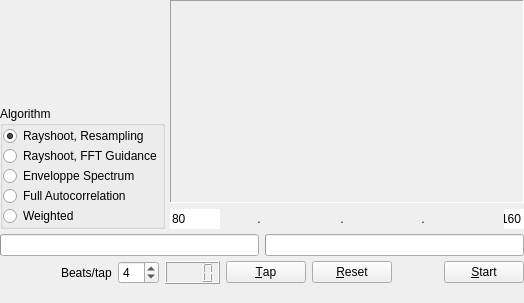
<ui version="4.0" >
 <class>CountDialog</class>
 <widget class="QWidget" name="CountDialog" >
  <property name="geometry" >
   <rect>
    <x>0</x>
    <y>0</y>
    <width>524</width>
    <height>303</height>
   </rect>
  </property>
  <property name="windowTitle" >
   <string>Form</string>
  </property>
  <layout class="QGridLayout" >
   <property name="margin" >
    <number>0</number>
   </property>
   <property name="spacing" >
    <number>5</number>
   </property>
   <item row="1" column="0" >
    <widget class="QGroupBox" name="algorithm" >
     <property name="title" >
      <string>Algorithm</string>
     </property>
     <layout class="QGridLayout" >
      <property name="margin" >
       <number>0</number>
      </property>
      <property name="spacing" >
       <number>0</number>
      </property>
      <item row="4" column="0" >
       <widget class="QRadioButton" name="weightedEnvCor" >
        <property name="text" >
         <string>Weighted</string>
        </property>
        <property name="checked" >
         <bool>false</bool>
        </property>
       </widget>
      </item>
      <item row="3" column="0" >
       <widget class="QRadioButton" name="fullAutoCorrelation" >
        <property name="text" >
         <string>Full Autocorrelation</string>
        </property>
       </widget>
      </item>
      <item row="2" column="0" >
       <widget class="QRadioButton" name="enveloppeSpectrum" >
        <property name="text" >
         <string>Enveloppe Spectrum</string>
        </property>
       </widget>
      </item>
      <item row="1" column="0" >
       <widget class="QRadioButton" name="ultraLongFFT" >
        <property name="text" >
         <string>Rayshoot, FFT Guidance</string>
        </property>
        <property name="checked" >
         <bool>false</bool>
        </property>
       </widget>
      </item>
      <item row="0" column="0" >
       <widget class="QRadioButton" name="resamplingScan" >
        <property name="text" >
         <string>Rayshoot, Resampling</string>
        </property>
        <property name="checked" >
         <bool>true</bool>
        </property>
       </widget>
      </item>
     </layout>
    </widget>
   </item>
   <item row="0" column="0" >
    <spacer>
     <property name="orientation" >
      <enum>Qt::Vertical</enum>
     </property>
     <property name="sizeType" >
      <enum>QSizePolicy::Expanding</enum>
     </property>
     <property name="sizeHint" >
      <size>
       <width>20</width>
       <height>51</height>
      </size>
     </property>
    </spacer>
   </item>
   <item row="3" column="0" colspan="2" >
    <layout class="QHBoxLayout" >
     <property name="margin" >
      <number>0</number>
     </property>
     <property name="spacing" >
      <number>6</number>
     </property>
     <item>
      <spacer>
       <property name="orientation" >
        <enum>Qt::Horizontal</enum>
       </property>
       <property name="sizeType" >
        <enum>QSizePolicy::Expanding</enum>
       </property>
       <property name="sizeHint" >
        <size>
         <width>91</width>
         <height>20</height>
        </size>
       </property>
      </spacer>
     </item>
     <item>
      <widget class="QLabel" name="TextLabel1_2" >
       <property name="text" >
        <string>Beats/tap</string>
       </property>
       <property name="wordWrap" >
        <bool>false</bool>
       </property>
      </widget>
     </item>
     <item>
      <widget class="QSpinBox" name="SkipBox" >
       <property name="maximum" >
        <number>32</number>
       </property>
       <property name="minimum" >
        <number>1</number>
       </property>
       <property name="value" >
        <number>4</number>
       </property>
      </widget>
     </item>
     <item>
      <widget class="QLCDNumber" name="TapLcd" >
       <property name="numDigits" >
        <number>4</number>
       </property>
      </widget>
     </item>
     <item>
      <widget class="QPushButton" name="tapButton" >
       <property name="text" >
        <string>&amp;Tap</string>
       </property>
       <property name="shortcut" >
        <string>Alt+T</string>
       </property>
      </widget>
     </item>
     <item>
      <widget class="QPushButton" name="resetButton" >
       <property name="text" >
        <string>&amp;Reset</string>
       </property>
       <property name="shortcut" >
        <string>Alt+R</string>
       </property>
      </widget>
     </item>
     <item>
      <widget class="QPushButton" name="BusyToggle" >
       <property name="enabled" >
        <bool>false</bool>
       </property>
       <property name="sizePolicy" >
        <sizepolicy>
         <hsizetype>0</hsizetype>
         <vsizetype>0</vsizetype>
         <horstretch>0</horstretch>
         <verstretch>0</verstretch>
        </sizepolicy>
       </property>
       <property name="focusPolicy" >
        <enum>Qt::NoFocus</enum>
       </property>
       <property name="text" >
        <string/>
       </property>
       <property name="shortcut" >
        <string/>
       </property>
       <property name="checkable" >
        <bool>true</bool>
       </property>
       <property name="flat" >
        <bool>true</bool>
       </property>
      </widget>
     </item>
     <item>
      <widget class="QPushButton" name="StartStop" >
       <property name="enabled" >
        <bool>true</bool>
       </property>
       <property name="text" >
        <string>&amp;Start</string>
       </property>
       <property name="shortcut" >
        <string>Alt+S</string>
       </property>
      </widget>
     </item>
    </layout>
   </item>
   <item row="2" column="0" colspan="2" >
    <layout class="QHBoxLayout" >
     <property name="margin" >
      <number>0</number>
     </property>
     <property name="spacing" >
      <number>6</number>
     </property>
     <item>
      <widget class="QProgressBar" name="ReadingBar" >
      </widget>
     </item>
     <item>
      <widget class="QProgressBar" name="CountingBar" >
      </widget>
     </item>
    </layout>
   </item>
   <item rowspan="2" row="0" column="1" >
    <layout class="QVBoxLayout" >
     <property name="margin" >
      <number>0</number>
     </property>
     <property name="spacing" >
      <number>6</number>
     </property>
     <item>
      <widget class="QLabel" name="BpmPix" >
       <property name="minimumSize" >
        <size>
         <width>0</width>
         <height>200</height>
        </size>
       </property>
       <property name="cursor" >
        <cursor>0</cursor>
       </property>
       <property name="frameShape" >
        <enum>QFrame::Panel</enum>
       </property>
       <property name="frameShadow" >
        <enum>QFrame::Sunken</enum>
       </property>
       <property name="scaledContents" >
        <bool>true</bool>
       </property>
       <property name="wordWrap" >
        <bool>false</bool>
       </property>
      </widget>
     </item>
     <item>
      <layout class="QHBoxLayout" >
       <property name="margin" >
        <number>0</number>
       </property>
       <property name="spacing" >
        <number>6</number>
       </property>
       <item>
        <widget class="QLineEdit" name="FromBpmEdit" >
         <property name="enabled" >
          <bool>true</bool>
         </property>
         <property name="minimumSize" >
          <size>
           <width>50</width>
           <height>0</height>
          </size>
         </property>
         <property name="text" >
          <string>80</string>
         </property>
         <property name="frame" >
          <bool>false</bool>
         </property>
        </widget>
       </item>
       <item>
        <spacer>
         <property name="orientation" >
          <enum>Qt::Horizontal</enum>
         </property>
         <property name="sizeType" >
          <enum>QSizePolicy::Expanding</enum>
         </property>
         <property name="sizeHint" >
          <size>
           <width>160</width>
           <height>20</height>
          </size>
         </property>
        </spacer>
       </item>
       <item>
        <widget class="QLabel" name="X1" >
         <property name="text" >
          <string>.</string>
         </property>
         <property name="alignment" >
          <set>Qt::AlignCenter</set>
         </property>
         <property name="wordWrap" >
          <bool>false</bool>
         </property>
        </widget>
       </item>
       <item>
        <spacer>
         <property name="orientation" >
          <enum>Qt::Horizontal</enum>
         </property>
         <property name="sizeType" >
          <enum>QSizePolicy::Expanding</enum>
         </property>
         <property name="sizeHint" >
          <size>
           <width>201</width>
           <height>20</height>
          </size>
         </property>
        </spacer>
       </item>
       <item>
        <widget class="QLabel" name="X2" >
         <property name="text" >
          <string>.</string>
         </property>
         <property name="alignment" >
          <set>Qt::AlignCenter</set>
         </property>
         <property name="wordWrap" >
          <bool>false</bool>
         </property>
        </widget>
       </item>
       <item>
        <spacer>
         <property name="orientation" >
          <enum>Qt::Horizontal</enum>
         </property>
         <property name="sizeType" >
          <enum>QSizePolicy::Expanding</enum>
         </property>
         <property name="sizeHint" >
          <size>
           <width>200</width>
           <height>20</height>
          </size>
         </property>
        </spacer>
       </item>
       <item>
        <widget class="QLabel" name="X3" >
         <property name="text" >
          <string>.</string>
         </property>
         <property name="alignment" >
          <set>Qt::AlignCenter</set>
         </property>
         <property name="wordWrap" >
          <bool>false</bool>
         </property>
        </widget>
       </item>
       <item>
        <spacer>
         <property name="orientation" >
          <enum>Qt::Horizontal</enum>
         </property>
         <property name="sizeType" >
          <enum>QSizePolicy::Expanding</enum>
         </property>
         <property name="sizeHint" >
          <size>
           <width>201</width>
           <height>20</height>
          </size>
         </property>
        </spacer>
       </item>
       <item>
        <widget class="QLineEdit" name="ToBpmEdit" >
         <property name="enabled" >
          <bool>true</bool>
         </property>
         <property name="text" >
          <string>160</string>
         </property>
         <property name="frame" >
          <bool>false</bool>
         </property>
         <property name="alignment" >
          <set>Qt::AlignRight</set>
         </property>
        </widget>
       </item>
      </layout>
     </item>
    </layout>
   </item>
   <item row="4" column="0" colspan="2" >
    <widget class="QLabel" name="StatusLabel" >
     <property name="text" >
      <string/>
     </property>
     <property name="alignment" >
      <set>Qt::AlignRight|Qt::AlignTrailing|Qt::AlignVCenter</set>
     </property>
    </widget>
   </item>
  </layout>
 </widget>
 <resources/>
 <connections>
  <connection>
   <sender>StartStop</sender>
   <signal>clicked()</signal>
   <receiver>CountDialog</receiver>
   <slot>startStopButton()</slot>
   <hints>
    <hint type="sourcelabel" >
     <x>522</x>
     <y>285</y>
    </hint>
    <hint type="destinationlabel" >
     <x>260</x>
     <y>173</y>
    </hint>
   </hints>
  </connection>
  <connection>
   <sender>BusyToggle</sender>
   <signal>toggled(bool)</signal>
   <receiver>FromBpmEdit</receiver>
   <slot>setDisabled(bool)</slot>
   <hints>
    <hint type="sourcelabel" >
     <x>441</x>
     <y>285</y>
    </hint>
    <hint type="destinationlabel" >
     <x>240</x>
     <y>226</y>
    </hint>
   </hints>
  </connection>
  <connection>
   <sender>BusyToggle</sender>
   <signal>toggled(bool)</signal>
   <receiver>ToBpmEdit</receiver>
   <slot>setDisabled(bool)</slot>
   <hints>
    <hint type="sourcelabel" >
     <x>441</x>
     <y>285</y>
    </hint>
    <hint type="destinationlabel" >
     <x>521</x>
     <y>226</y>
    </hint>
   </hints>
  </connection>
  <connection>
   <sender>BusyToggle</sender>
   <signal>toggled(bool)</signal>
   <receiver>tapButton</receiver>
   <slot>setDisabled(bool)</slot>
   <hints>
    <hint type="sourcelabel" >
     <x>441</x>
     <y>285</y>
    </hint>
    <hint type="destinationlabel" >
     <x>279</x>
     <y>285</y>
    </hint>
   </hints>
  </connection>
  <connection>
   <sender>BusyToggle</sender>
   <signal>toggled(bool)</signal>
   <receiver>resetButton</receiver>
   <slot>setDisabled(bool)</slot>
   <hints>
    <hint type="sourcelabel" >
     <x>441</x>
     <y>285</y>
    </hint>
    <hint type="destinationlabel" >
     <x>360</x>
     <y>285</y>
    </hint>
   </hints>
  </connection>
  <connection>
   <sender>tapButton</sender>
   <signal>pressed()</signal>
   <receiver>CountDialog</receiver>
   <slot>tap()</slot>
   <hints>
    <hint type="sourcelabel" >
     <x>279</x>
     <y>285</y>
    </hint>
    <hint type="destinationlabel" >
     <x>261</x>
     <y>175</y>
    </hint>
   </hints>
  </connection>
  <connection>
   <sender>resetButton</sender>
   <signal>pressed()</signal>
   <receiver>CountDialog</receiver>
   <slot>reset()</slot>
   <hints>
    <hint type="sourcelabel" >
     <x>360</x>
     <y>285</y>
    </hint>
    <hint type="destinationlabel" >
     <x>261</x>
     <y>175</y>
    </hint>
   </hints>
  </connection>
  <connection>
   <sender>BusyToggle</sender>
   <signal>toggled(bool)</signal>
   <receiver>algorithm</receiver>
   <slot>setDisabled(bool)</slot>
   <hints>
    <hint type="sourcelabel" >
     <x>404</x>
     <y>272</y>
    </hint>
    <hint type="destinationlabel" >
     <x>94</x>
     <y>162</y>
    </hint>
   </hints>
  </connection>
 </connections>
</ui>
